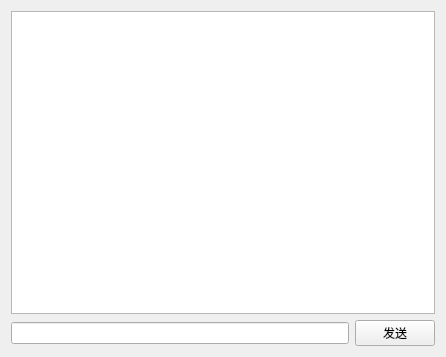
<?xml version="1.0" encoding="UTF-8"?>
<ui version="4.0">
 <class>PrivateChat</class>
 <widget class="QWidget" name="PrivateChat">
  <property name="geometry">
   <rect>
    <x>0</x>
    <y>0</y>
    <width>446</width>
    <height>357</height>
   </rect>
  </property>
  <property name="windowTitle">
   <string>Form</string>
  </property>
  <layout class="QVBoxLayout" name="verticalLayout_2">
   <item>
    <layout class="QVBoxLayout" name="verticalLayout">
     <item>
      <widget class="QTextEdit" name="showMsg_te"/>
     </item>
     <item>
      <layout class="QHBoxLayout" name="horizontalLayout">
       <item>
        <widget class="QLineEdit" name="inputMsg_le"/>
       </item>
       <item>
        <widget class="QPushButton" name="sendMsg_pb">
         <property name="text">
          <string>发送</string>
         </property>
        </widget>
       </item>
      </layout>
     </item>
    </layout>
   </item>
  </layout>
 </widget>
 <resources/>
 <connections/>
</ui>
